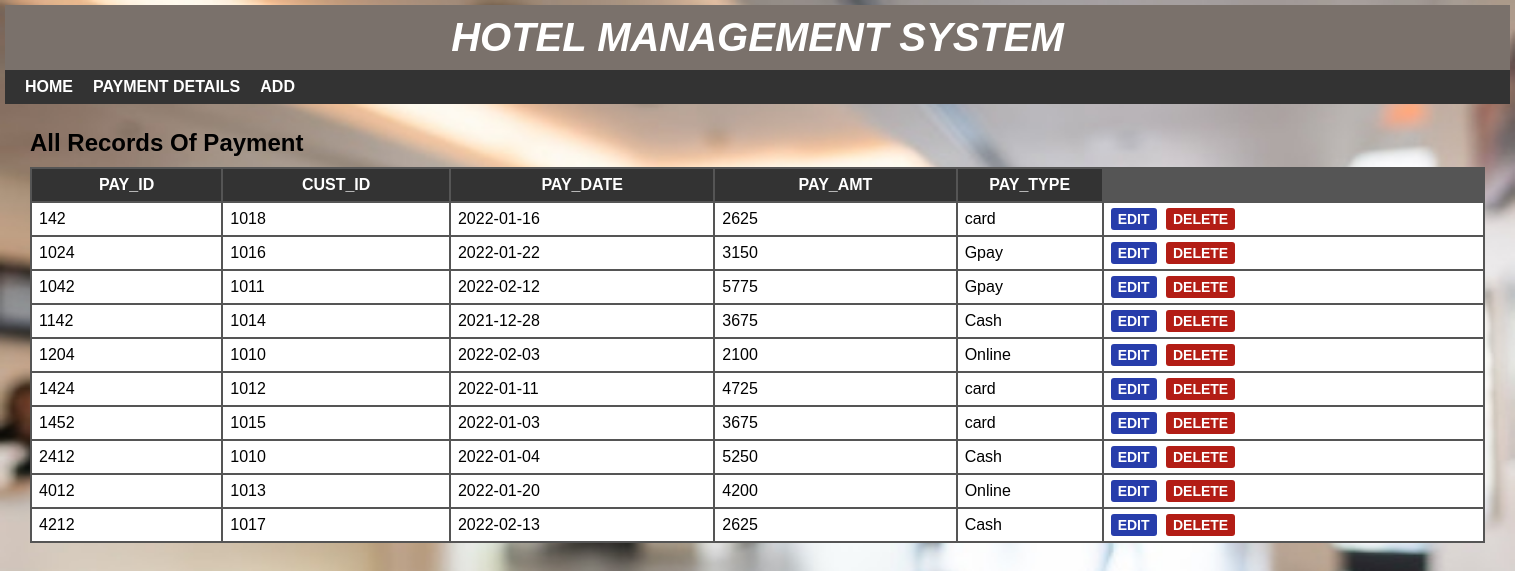
The app's page /crud_payment.php with its own data.
### tables this page shows
CREATE TABLE IF NOT EXISTS `payment` (
  `PAY_ID` int NOT NULL AUTO_INCREMENT,
  `CUST_ID` int NOT NULL,
  `PAY_DATE` date NOT NULL,
  `PAY_AMT` int NOT NULL,
  `PAY_TYPE` text NOT NULL,
  PRIMARY KEY (`PAY_ID`),
  KEY `CUST_ID` (`CUST_ID`)
);

### crud_payment.php (the view, shortened to what this page needs)
<?php
include 'headers/headerpayment.php';
?>
<div id="main-content">
  <h2>All Records of Payment</h2>
  <?php
  include 'databaseconfig/config.php';
  $sql = "SELECT * FROM PAYMENT ";
  $result = mysqli_query($conn, $sql) or die("Query Unsuccessful.");
  if (mysqli_num_rows($result) > 0) {
  ?>
    <table cellpadding="7px">
      <thead>
        <th>PAY_ID </th>
        <th>CUST_ID</th>
        <th>PAY_DATE</th>
        <th>PAY_AMT</th>
        <th>PAY_TYPE</th>
      </thead>
      <tbody>
        <?php
        while ($row = mysqli_fetch_assoc($result)) {
        ?>
          <tr>
            <td><?php echo $row['PAY_ID']; ?></td>
            <td><?php echo $row['CUST_ID']; ?></td>
            <td><?php echo $row['PAY_DATE']; ?></td>
            <td><?php echo $row['PAY_AMT']; ?></td>
            <td><?php echo $row['PAY_TYPE']; ?></td>
            <td>
              <a href='updatepayment.php?PAY_ID=<?php echo $row['PAY_ID']; ?>'>Edit</a>
              <a href='deletepayment.php?PAY_ID=<?php echo $row['PAY_ID']; ?>'>Delete</a>
            </td>
          </tr>
        <?php } ?>
      </tbody>
    </table>
  <?php } else {
    echo "<h2>No Record Found</h2>";
  }
  ?>
</div>
</div>
</body>
</html>

### css/style.css (style rules this page uses)
body { font: 16px arial; margin: 0; padding: 0; background-image: url("../images/hotel-lobby.jpg"); background-repeat: no-repeat; background-attachment: fixed; background-size: 100% 100%; }
#main-content { padding: 25px; min-height: 400px; }
#main-content h2 { margin: 0 0 10px; text-transform: capitalize; }
#main-content table { width: 100%; background-color: #555; margin: 0 0 20px; }
#main-content table th { color: #fff; background-color: #333; text-transform: uppercase; }
#main-content table th:last-child { width: 130px; }
#main-content table td { background-color: #fff; }
#main-content table td a { font-size: 14px; font-weight: 600; text-transform: uppercase; padding: 3px 7px; color: #fff; background-color: #273dab; text-decoration: none; border-radius: 3px; }
#main-content table td a:nth-child(2) { background-color: #b31d15; margin: 0 0 0 5px; }

### records on screen
payment: PAY_ID "142", CUST_ID "1018", PAY_DATE "2022-01-16", PAY_AMT "2625", PAY_TYPE "card"
payment: PAY_ID "1024", CUST_ID "1016", PAY_DATE "2022-01-22", PAY_AMT "3150", PAY_TYPE "Gpay"
payment: PAY_ID "1042", CUST_ID "1011", PAY_DATE "2022-02-12", PAY_AMT "5775", PAY_TYPE "Gpay"
payment: PAY_ID "1142", CUST_ID "1014", PAY_DATE "2021-12-28", PAY_AMT "3675", PAY_TYPE "Cash"
payment: PAY_ID "1204", CUST_ID "1010", PAY_DATE "2022-02-03", PAY_AMT "2100", PAY_TYPE "Online"
payment: PAY_ID "1424", CUST_ID "1012", PAY_DATE "2022-01-11", PAY_AMT "4725", PAY_TYPE "card"
payment: PAY_ID "1452", CUST_ID "1015", PAY_DATE "2022-01-03", PAY_AMT "3675", PAY_TYPE "card"
payment: PAY_ID "2412", CUST_ID "1010", PAY_DATE "2022-01-04", PAY_AMT "5250", PAY_TYPE "Cash"
payment: PAY_ID "4012", CUST_ID "1013", PAY_DATE "2022-01-20", PAY_AMT "4200", PAY_TYPE "Online"
payment: PAY_ID "4212", CUST_ID "1017", PAY_DATE "2022-02-13", PAY_AMT "2625", PAY_TYPE "Cash"
